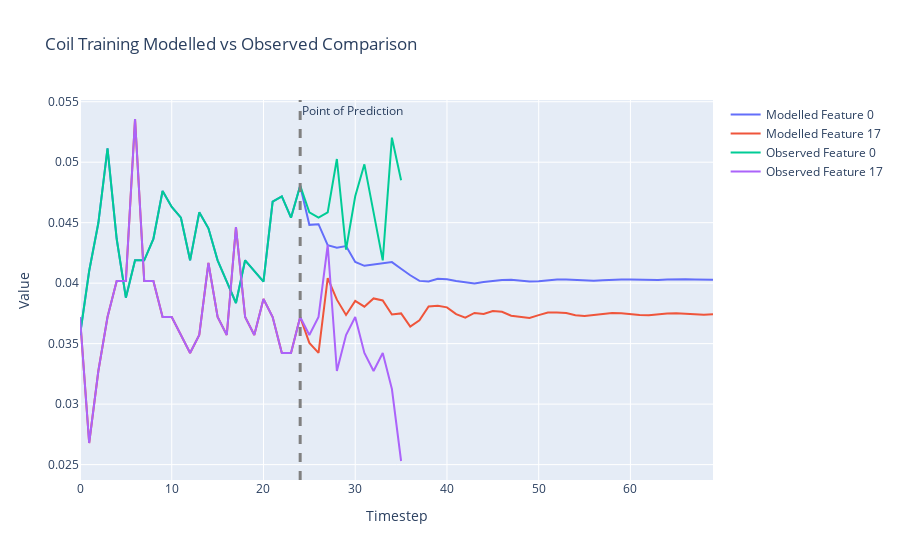

The notebook cell this image was saved under:
### Markdown cell above
## Coil Predictions vs Observed

### Code cell
states = []
# Select the batch we want to make predictions for
batch = 8
# After what step do we want the coil to start making its own predictions?
prediction_step = 24

# What features do we want to plot?
feature_sel = [0,17]

# Grab starting state tensor
state_tensor = batch_X[:,0,:]

# How many steps do we want to run the coil overall?
max_steps = 70

states.append(state_tensor[batch,feature_sel])
batch_size = batch_X.shape[0]
transition_tensor = torch.softmax(torch.zeros(batch_size, n_features, n_features), dim = 1).to("cuda")
for step_state in range(1,max_steps):
    state_tensor, transition_tensor = model.step_coil(state_tensor, transition_tensor)
    if step_state <= prediction_step:
        state_tensor = batch_X[:,step_state,:]
    states.append(state_tensor[batch,feature_sel])
    
# Move state dynamics to CPU
data = [row.to('cpu').detach().numpy() for row in states]
traces = list(zip(*data))

# Create the figure and add traces
fig = go.Figure()

# Plotting
for i, trace in enumerate(traces):
    model_trace = go.Scatter(y=trace, mode='lines', name=f'Modelled Feature {feature_sel[i]}')
    fig.add_trace(model_trace)
    
    
# Get observed data to CPU and plot
data = batch_X[batch,:,feature_sel].to('cpu')
# Transpose the data to get 5 traces
traces = list(zip(*data))

# Plotting
for i, trace in enumerate(traces):
    obs_trace = go.Scatter(y=trace, mode='lines', name=f'Observed Feature {feature_sel[i]}')
    fig.add_trace(obs_trace)
    
# Add Line highlighting when the coil becomes responsible for its own predictions
fig.add_vline(x=prediction_step, line_width=3, line_dash="dash", line_color="grey", annotation_text='Point of Prediction')    

# Add title and labels
fig.update_layout(title=f'Coil Training Modelled vs Observed Comparison',
                    xaxis_title='Timestep',
                    yaxis_title='Value')

# Show the figure
fig.show()

### Figure 1 — Plotly figure (JSON) as saved in the notebook; plotly's stock layout.template omitted (floating-point values rounded to 4 significant figures)
{"data": [{"mode": "lines", "name": "Modelled Feature 0", "type": "scatter", "y": [0.03571, 0.04101, 0.04497, 0.05115, 0.04365, 0.0388, 0.04189, 0.04189, 0.04365, 0.04762, 0.0463, 0.04541, 0.04189, 0.04586, 0.04453, 0.04189, 0.04012, 0.03836, 0.04189, 0.04101, 0.04012, 0.04674, 0.04718, 0.04541, 0.04806, 0.04482, 0.04487, 0.04313, 0.04293, 0.04307, 0.04175, 0.04144, 0.04153, 0.04168, 0.04174, 0.04119, 0.04065, 0.04019, 0.04013, 0.04036, 0.04032, 0.04018, 0.04009, 0.03997, 0.04009, 0.0402, 0.04026, 0.04028, 0.04018, 0.04013, 0.04015, 0.04022, 0.0403, 0.0403, 0.04027, 0.04022, 0.0402, 0.04024, 0.04029, 0.04031, 0.04031, 0.04027, 0.04025, 0.04026, 0.04029, 0.04032, 0.04032, 0.04031, 0.04029, 0.04028]}, {"mode": "lines", "name": "Modelled Feature 17", "type": "scatter", "y": [0.0372, 0.02679, 0.03274, 0.0372, 0.04018, 0.04018, 0.05357, 0.04018, 0.04018, 0.0372, 0.0372, 0.03571, 0.03423, 0.03571, 0.04167, 0.0372, 0.03571, 0.04464, 0.0372, 0.03571, 0.03869, 0.0372, 0.03423, 0.03423, 0.0372, 0.03506, 0.03423, 0.04042, 0.03864, 0.03737, 0.03853, 0.03806, 0.03874, 0.03857, 0.03741, 0.0375, 0.03641, 0.03693, 0.03807, 0.03813, 0.038, 0.03744, 0.03715, 0.03754, 0.03745, 0.0377, 0.03764, 0.03731, 0.03724, 0.03713, 0.03736, 0.03757, 0.03758, 0.03753, 0.03735, 0.03729, 0.03738, 0.03745, 0.03754, 0.03751, 0.03741, 0.03736, 0.03735, 0.03743, 0.0375, 0.03751, 0.03747, 0.03741, 0.03739, 0.03742]}, {"mode": "lines", "name": "Observed Feature 0", "type": "scatter", "y": [0.03571, 0.04101, 0.04497, 0.05115, 0.04365, 0.0388, 0.04189, 0.04189, 0.04365, 0.04762, 0.0463, 0.04541, 0.04189, 0.04586, 0.04453, 0.04189, 0.04012, 0.03836, 0.04189, 0.04101, 0.04012, 0.04674, 0.04718, 0.04541, 0.04806, 0.04586, 0.04541, 0.04586, 0.05026, 0.04277, 0.04718, 0.04982, 0.04586, 0.04189, 0.05203, 0.0485]}, {"mode": "lines", "name": "Observed Feature 17", "type": "scatter", "y": [0.0372, 0.02679, 0.03274, 0.0372, 0.04018, 0.04018, 0.05357, 0.04018, 0.04018, 0.0372, 0.0372, 0.03571, 0.03423, 0.03571, 0.04167, 0.0372, 0.03571, 0.04464, 0.0372, 0.03571, 0.03869, 0.0372, 0.03423, 0.03423, 0.0372, 0.03571, 0.0372, 0.04315, 0.03274, 0.03571, 0.0372, 0.03423, 0.03274, 0.03423, 0.03125, 0.0253]}], "layout": {"annotations": [{"showarrow": false, "text": "Point of Prediction", "x": 24, "xanchor": "left", "xref": "x", "y": 1, "yanchor": "top", "yref": "y domain"}], "shapes": [{"line": {"color": "grey", "dash": "dash", "width": 3}, "type": "line", "x0": 24, "x1": 24, "xref": "x", "y0": 0, "y1": 1, "yref": "y domain"}], "title": {"text": "Coil Training Modelled vs Observed Comparison"}, "xaxis": {"title": {"text": "Timestep"}}, "yaxis": {"title": {"text": "Value"}}}}
